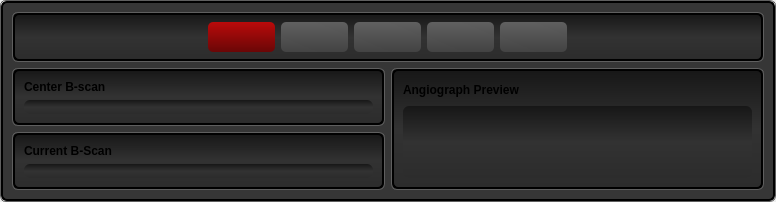
            <widget class="QFrame" name="frame_white_border_01">
             <property name="minimumSize">
              <size>
               <width>400</width>
               <height>0</height>
              </size>
             </property>
             <property name="styleSheet">
              <string notr="true">QFrame {
    border: 1px solid rgb(95, 95, 95);
    border-radius: 6px;
}</string>
             </property>
             <property name="frameShape">
              <enum>QFrame::StyledPanel</enum>
             </property>
             <property name="frameShadow">
              <enum>QFrame::Raised</enum>
             </property>
             <property name="lineWidth">
              <number>1</number>
             </property>
             <layout class="QGridLayout" name="gridLayout_15">
              <property name="margin">
               <number>0</number>
              </property>
              <property name="spacing">
               <number>0</number>
              </property>
              <item row="0" column="0">
               <widget class="QFrame" name="frame_center_nest_4">
                <property name="minimumSize">
                 <size>
                  <width>400</width>
                  <height>0</height>
                 </size>
                </property>
                <property name="styleSheet">
                 <string notr="true">QFrame {
  background: rgb(54, 54, 54);
    border-style: solid;
    border: 2px solid #000000;
    border-radius: 6px;
}</string>
                </property>
                <property name="frameShape">
                 <enum>QFrame::StyledPanel</enum>
                </property>
                <property name="frameShadow">
                 <enum>QFrame::Raised</enum>
                </property>
                <property name="lineWidth">
                 <number>1</number>
                </property>
                <layout class="QGridLayout" name="gridLayout_9">
                 <item row="1" column="0">
                  <widget class="QFrame" name="frame_white_border_4">
                   <property name="minimumSize">
                    <size>
                     <width>200</width>
                     <height>50</height>
                    </size>
                   </property>
                   <property name="maximumSize">
                    <size>
                     <width>500</width>
                     <height>500</height>
                    </size>
                   </property>
                   <property name="styleSheet">
                    <string notr="true">QFrame {
    border: 1px solid rgb(95, 95, 95);
    border-radius: 6px;
}</string>
                   </property>
                   <property name="frameShape">
                    <enum>QFrame::StyledPanel</enum>
                   </property>
                   <property name="frameShadow">
                    <enum>QFrame::Raised</enum>
                   </property>
                   <property name="lineWidth">
                    <number>1</number>
                   </property>
                   <layout class="QGridLayout" name="gridLayout_5" rowstretch="0" columnstretch="0">
                    <property name="sizeConstraint">
                     <enum>QLayout::SetDefaultConstraint</enum>
                    </property>
                    <property name="margin">
                     <number>0</number>
                    </property>
                    <property name="spacing">
                     <number>0</number>
                    </property>
                    <item row="0" column="0">
                     <widget class="QFrame" name="frame_button_bar_7">
                      <property name="minimumSize">
                       <size>
                        <width>0</width>
                        <height>0</height>
                       </size>
                      </property>
                      <property name="maximumSize">
                       <size>
                        <width>16777215</width>
                        <height>16777215</height>
                       </size>
                      </property>
                      <property name="styleSheet">
                       <string notr="true">QFrame {
  background: rgb(29, 29, 29);
    border-style: solid;
    border: 2px solid #000000;
    border-radius: 6px;

background-color: qlineargradient(spread:pad, x1:0, y1:0, x2:0, y2:1, stop:0 rgba(23, 23, 23, 255), stop:0.497561 rgba(50, 50, 50, 255), stop:1 rgba(44, 44, 44, 255));
}</string>
                      </property>
                      <property name="frameShape">
                       <enum>QFrame::StyledPanel</enum>
                      </property>
                      <property name="frameShadow">
                       <enum>QFrame::Raised</enum>
                      </property>
                      <property name="lineWidth">
                       <number>1</number>
                      </property>
                      <layout class="QGridLayout" name="gridLayout">
                       <item row="0" column="0">
                        <widget class="QLabel" name="label_21">
                         <property name="font">
                          <font>
                           <weight>75</weight>
                           <bold>true</bold>
                          </font>
                         </property>
                         <property name="styleSheet">
                          <string notr="true">border: none; background: none;</string>
                         </property>
                         <property name="text">
                          <string>Center B-scan</string>
                         </property>
                        </widget>
                       </item>
                       <item row="1" column="0">
                        <widget class="QLabel" name="label_angio_center_bscan_image">
                         <property name="styleSheet">
                          <string notr="true">border: none;</string>
                         </property>
                         <property name="text">
                          <string/>
                         </property>
                         <property name="pixmap">
                          <pixmap resource="oct_gallery_resources.qrc">:/website/images/oct_gallery/square_cat1_retina36s.jpg</pixmap>
                         </property>
                         <property name="scaledContents">
                          <bool>true</bool>
                         </property>
                        </widget>
                       </item>
                      </layout>
                     </widget>
                    </item>
                   </layout>
                  </widget>
                 </item>
                 <item row="2" column="0">
                  <widget class="QFrame" name="frame_white_border_5">
                   <property name="minimumSize">
                    <size>
                     <width>200</width>
                     <height>50</height>
                    </size>
                   </property>
                   <property name="maximumSize">
                    <size>
                     <width>500</width>
                     <height>500</height>
                    </size>
                   </property>
                   <property name="styleSheet">
                    <string notr="true">QFrame {
    border: 1px solid rgb(95, 95, 95);
    border-radius: 6px;
}</string>
                   </property>
                   <property name="frameShape">
                    <enum>QFrame::StyledPanel</enum>
                   </property>
                   <property name="frameShadow">
                    <enum>QFrame::Raised</enum>
                   </property>
                   <property name="lineWidth">
                    <number>1</number>
                   </property>
                   <layout class="QGridLayout" name="gridLayout_6" rowstretch="0" columnstretch="0">
                    <property name="sizeConstraint">
                     <enum>QLayout::SetDefaultConstraint</enum>
                    </property>
                    <property name="margin">
                     <number>0</number>
                    </property>
                    <property name="spacing">
                     <number>0</number>
                    </property>
                    <item row="0" column="0">
                     <widget class="QFrame" name="frame_button_bar_8">
                      <property name="minimumSize">
                       <size>
                        <width>0</width>
                        <height>0</height>
                       </size>
                      </property>
                      <property name="maximumSize">
                       <size>
                        <width>16777215</width>
                        <height>16777215</height>
                       </size>
                      </property>
                      <property name="styleSheet">
                       <string notr="true">QFrame {
  background: rgb(29, 29, 29);
    border-style: solid;
    border: 2px solid #000000;
    border-radius: 6px;

background-color: qlineargradient(spread:pad, x1:0, y1:0, x2:0, y2:1, stop:0 rgba(23, 23, 23, 255), stop:0.497561 rgba(50, 50, 50, 255), stop:1 rgba(44, 44, 44, 255));
}</string>
                      </property>
                      <property name="frameShape">
                       <enum>QFrame::StyledPanel</enum>
                      </property>
                      <property name="frameShadow">
                       <enum>QFrame::Raised</enum>
                      </property>
                      <property name="lineWidth">
                       <number>1</number>
                      </property>
                      <layout class="QGridLayout" name="gridLayout_2">
                       <item row="0" column="0">
                        <widget class="QLabel" name="label_22">
                         <property name="font">
                          <font>
                           <weight>75</weight>
                           <bold>true</bold>
                          </font>
                         </property>
                         <property name="styleSheet">
                          <string notr="true">border: none; background: none;</string>
                         </property>
                         <property name="text">
                          <string>Current B-Scan</string>
                         </property>
                        </widget>
                       </item>
                       <item row="1" column="0">
                        <widget class="QLabel" name="label_angio_current_bscan_image">
                         <property name="styleSheet">
                          <string notr="true">border: none;</string>
                         </property>
                         <property name="text">
                          <string/>
                         </property>
                         <property name="pixmap">
                          <pixmap resource="oct_gallery_resources.qrc">:/website/images/oct_gallery/square_retina11.jpg</pixmap>
                         </property>
                         <property name="scaledContents">
                          <bool>true</bool>
                         </property>
                        </widget>
                       </item>
                      </layout>
                     </widget>
                    </item>
                   </layout>
                  </widget>
                 </item>
                 <item row="0" column="0" colspan="2">
                  <widget class="QFrame" name="frame_white_border_3">
                   <property name="minimumSize">
                    <size>
                     <width>200</width>
                     <height>50</height>
                    </size>
                   </property>
                   <property name="maximumSize">
                    <size>
                     <width>16777215</width>
                     <height>16777215</height>
                    </size>
                   </property>
                   <property name="styleSheet">
                    <string notr="true">QFrame {
    border: 1px solid rgb(95, 95, 95);
    border-radius: 6px;
}</string>
                   </property>
                   <property name="frameShape">
                    <enum>QFrame::StyledPanel</enum>
                   </property>
                   <property name="frameShadow">
                    <enum>QFrame::Raised</enum>
                   </property>
                   <property name="lineWidth">
                    <number>1</number>
                   </property>
                   <layout class="QGridLayout" name="gridLayout_3" rowstretch="0" columnstretch="0">
                    <property name="sizeConstraint">
                     <enum>QLayout::SetDefaultConstraint</enum>
                    </property>
                    <property name="margin">
                     <number>0</number>
                    </property>
                    <property name="spacing">
                     <number>0</number>
                    </property>
                    <item row="0" column="0">
                     <widget class="QFrame" name="frame_button_bar_5">
                      <property name="minimumSize">
                       <size>
                        <width>0</width>
                        <height>0</height>
                       </size>
                      </property>
                      <property name="maximumSize">
                       <size>
                        <width>16777215</width>
                        <height>16777215</height>
                       </size>
                      </property>
                      <property name="styleSheet">
                       <string notr="true">QFrame {
  background: rgb(29, 29, 29);
    border-style: solid;
    border: 2px solid #000000;
    border-radius: 6px;

background-color: qlineargradient(spread:pad, x1:0, y1:0, x2:0, y2:1, stop:0 rgba(23, 23, 23, 255), stop:0.497561 rgba(50, 50, 50, 255), stop:1 rgba(44, 44, 44, 255));
}</string>
                      </property>
                      <property name="frameShape">
                       <enum>QFrame::StyledPanel</enum>
                      </property>
                      <property name="frameShadow">
                       <enum>QFrame::Raised</enum>
                      </property>
                      <property name="lineWidth">
                       <number>1</number>
                      </property>
                      <layout class="QHBoxLayout" name="horizontalLayout_5">
                       <property name="spacing">
                        <number>0</number>
                       </property>
                       <property name="leftMargin">
                        <number>0</number>
                       </property>
                       <property name="topMargin">
                        <number>4</number>
                       </property>
                       <property name="rightMargin">
                        <number>0</number>
                       </property>
                       <property name="bottomMargin">
                        <number>0</number>
                       </property>
                       <item>
                        <spacer name="horizontalSpacer_8">
                         <property name="orientation">
                          <enum>Qt::Horizontal</enum>
                         </property>
                         <property name="sizeHint" stdset="0">
                          <size>
                           <width>173</width>
                           <height>37</height>
                          </size>
                         </property>
                        </spacer>
                       </item>
                       <item>
                        <widget class="QFrame" name="frame_23">
                         <property name="minimumSize">
                          <size>
                           <width>400</width>
                           <height>0</height>
                          </size>
                         </property>
                         <property name="styleSheet">
                          <string notr="true">border: none; background: none;</string>
                         </property>
                         <property name="frameShape">
                          <enum>QFrame::StyledPanel</enum>
                         </property>
                         <property name="frameShadow">
                          <enum>QFrame::Raised</enum>
                         </property>
                         <widget class="QPushButton" name="pushButton_130">
                          <property name="geometry">
                           <rect>
                            <x>20</x>
                            <y>3</y>
                            <width>67</width>
                            <height>30</height>
                           </rect>
                          </property>
                          <property name="minimumSize">
                           <size>
                            <width>20</width>
                            <height>20</height>
                           </size>
                          </property>
                          <property name="maximumSize">
                           <size>
                            <width>130</width>
                            <height>100</height>
                           </size>
                          </property>
                          <property name="font">
                           <font>
                            <pointsize>10</pointsize>
                            <weight>75</weight>
                            <bold>true</bold>
                           </font>
                          </property>
                          <property name="styleSheet">
                           <string notr="true">QPushButton:hover
{
    border: 1px solid #78879b;
    color: silver;
}

QPushButton {
    /* darker red gradient */
	background-color: qlineargradient(spread:pad, x1:0.512, y1:1, x2:0.512195, y2:0, stop:0 rgba(106, 7, 7, 255), stop:1 rgba(186, 10, 10, 255));
border-radius: 5px;
}</string>
                          </property>
                          <property name="text">
                           <string/>
                          </property>
                          <property name="icon">
                           <iconset resource="grey_icons.qrc">
                            <normaloff>:/greys/images/grey_icons/10pc_gray_pure_right.svg</normaloff>:/greys/images/grey_icons/10pc_gray_pure_right.svg</iconset>
                          </property>
                          <property name="iconSize">
                           <size>
                            <width>14</width>
                            <height>14</height>
                           </size>
                          </property>
                          <property name="shortcut">
                           <string>Backspace</string>
                          </property>
                         </widget>
                         <widget class="QPushButton" name="pushButton_131">
                          <property name="geometry">
                           <rect>
                            <x>239</x>
                            <y>3</y>
                            <width>67</width>
                            <height>30</height>
                           </rect>
                          </property>
                          <property name="minimumSize">
                           <size>
                            <width>20</width>
                            <height>20</height>
                           </size>
                          </property>
                          <property name="maximumSize">
                           <size>
                            <width>130</width>
                            <height>100</height>
                           </size>
                          </property>
                          <property name="font">
                           <font>
                            <pointsize>10</pointsize>
                            <weight>75</weight>
                            <bold>true</bold>
                           </font>
                          </property>
                          <property name="styleSheet">
                           <string notr="true">QPushButton:hover
{
    border: 1px solid #78879b;
    color: silver;
}

QPushButton
{
    border-color: rgb(0,0,0);
}

QPushButton {
background-color: qlineargradient(spread:pad, x1:0.546341, y1:1, x2:0.512195, y2:0, stop:0 rgba(67, 67, 67, 255), stop:1 rgba(96, 96, 96, 255));
border-radius: 5px;
}</string>
                          </property>
                          <property name="text">
                           <string/>
                          </property>
                          <property name="icon">
                           <iconset resource="grey_icons.qrc">
                            <normaloff>:/greys/images/grey_icons/10pc_gray_save.svg</normaloff>:/greys/images/grey_icons/10pc_gray_save.svg</iconset>
                          </property>
                          <property name="iconSize">
                           <size>
                            <width>30</width>
                            <height>30</height>
                           </size>
                          </property>
                         </widget>
                         <widget class="QPushButton" name="pushButton_132">
                          <property name="geometry">
                           <rect>
                            <x>312</x>
                            <y>3</y>
                            <width>67</width>
                            <height>30</height>
                           </rect>
                          </property>
                          <property name="minimumSize">
                           <size>
                            <width>20</width>
                            <height>20</height>
                           </size>
                          </property>
                          <property name="maximumSize">
                           <size>
                            <width>130</width>
                            <height>100</height>
                           </size>
                          </property>
                          <property name="font">
                           <font>
                            <pointsize>10</pointsize>
                            <weight>75</weight>
                            <bold>true</bold>
                           </font>
                          </property>
                          <property name="styleSheet">
                           <string notr="true">QPushButton:hover
{
    border: 1px solid #78879b;
    color: silver;
}

QPushButton
{
    border-color: rgb(0,0,0);
}

QPushButton {
background-color: qlineargradient(spread:pad, x1:0.546341, y1:1, x2:0.512195, y2:0, stop:0 rgba(67, 67, 67, 255), stop:1 rgba(96, 96, 96, 255));
border-radius: 5px;
}</string>
                          </property>
                          <property name="text">
                           <string/>
                          </property>
                          <property name="icon">
                           <iconset resource="grey_icons.qrc">
                            <normaloff>:/greys/images/grey_icons/10pc_gray_record.svg</normaloff>:/greys/images/grey_icons/10pc_gray_record.svg</iconset>
                          </property>
                          <property name="iconSize">
                           <size>
                            <width>28</width>
                            <height>28</height>
                           </size>
                          </property>
                         </widget>
                         <widget class="QPushButton" name="pushButton_133">
                          <property name="geometry">
                           <rect>
                            <x>166</x>
                            <y>3</y>
                            <width>67</width>
                            <height>30</height>
                           </rect>
                          </property>
                          <property name="minimumSize">
                           <size>
                            <width>20</width>
                            <height>20</height>
                           </size>
                          </property>
                          <property name="maximumSize">
                           <size>
                            <width>130</width>
                            <height>100</height>
                           </size>
                          </property>
                          <property name="font">
                           <font>
                            <pointsize>10</pointsize>
                            <weight>75</weight>
                            <bold>true</bold>
                           </font>
                          </property>
                          <property name="styleSheet">
                           <string notr="true">QPushButton:hover
{
    border: 1px solid #78879b;
    color: silver;
}

QPushButton
{
    border-color: rgb(0,0,0);
}

QPushButton {
background-color: qlineargradient(spread:pad, x1:0.546341, y1:1, x2:0.512195, y2:0, stop:0 rgba(67, 67, 67, 255), stop:1 rgba(96, 96, 96, 255));
border-radius: 5px;
}</string>
                          </property>
                          <property name="text">
                           <string/>
                          </property>
                          <property name="icon">
                           <iconset resource="grey_icons.qrc">
                            <normaloff>:/greys/images/grey_icons/10pc_update_background.svg</normaloff>:/greys/images/grey_icons/10pc_update_background.svg</iconset>
                          </property>
                          <property name="iconSize">
                           <size>
                            <width>30</width>
                            <height>30</height>
                           </size>
                          </property>
                         </widget>
                         <widget class="QPushButton" name="pushButton_134">
                          <property name="geometry">
                           <rect>
                            <x>93</x>
                            <y>3</y>
                            <width>67</width>
                            <height>30</height>
                           </rect>
                          </property>
                          <property name="minimumSize">
                           <size>
                            <width>20</width>
                            <height>20</height>
                           </size>
                          </property>
                          <property name="maximumSize">
                           <size>
                            <width>130</width>
                            <height>100</height>
                           </size>
                          </property>
                          <property name="font">
                           <font>
                            <pointsize>10</pointsize>
                            <weight>75</weight>
                            <bold>true</bold>
                           </font>
                          </property>
                          <property name="styleSheet">
                           <string notr="true">QPushButton:hover
{
    border: 1px solid #78879b;
    color: silver;
}

QPushButton
{
    border-color: rgb(0,0,0);
}

QPushButton {
background-color: qlineargradient(spread:pad, x1:0.546341, y1:1, x2:0.512195, y2:0, stop:0 rgba(67, 67, 67, 255), stop:1 rgba(96, 96, 96, 255));
border-radius: 5px;
}</string>
                          </property>
                          <property name="text">
                           <string/>
                          </property>
                          <property name="icon">
                           <iconset resource="grey_icons.qrc">
                            <normaloff>:/greys/images/grey_icons/10pc_gray_pause.svg</normaloff>:/greys/images/grey_icons/10pc_gray_pause.svg</iconset>
                          </property>
                          <property name="iconSize">
                           <size>
                            <width>30</width>
                            <height>30</height>
                           </size>
                          </property>
                         </widget>
                        </widget>
                       </item>
                       <item>
                        <spacer name="horizontalSpacer_9">
                         <property name="orientation">
                          <enum>Qt::Horizontal</enum>
                         </property>
                         <property name="sizeHint" stdset="0">
                          <size>
                           <width>173</width>
                           <height>37</height>
                          </size>
                         </property>
                        </spacer>
                       </item>
                      </layout>
                     </widget>
                    </item>
                   </layout>
                  </widget>
                 </item>
                 <item row="1" column="1" rowspan="2">
                  <widget class="QFrame" name="frame_white_border_6">
                   <property name="minimumSize">
                    <size>
                     <width>200</width>
                     <height>50</height>
                    </size>
                   </property>
                   <property name="maximumSize">
                    <size>
                     <width>16777215</width>
                     <height>16777215</height>
                    </size>
                   </property>
                   <property name="styleSheet">
                    <string notr="true">QFrame {
    border: 1px solid rgb(95, 95, 95);
    border-radius: 6px;
}</string>
                   </property>
                   <property name="frameShape">
                    <enum>QFrame::StyledPanel</enum>
                   </property>
                   <property name="frameShadow">
                    <enum>QFrame::Raised</enum>
                   </property>
                   <property name="lineWidth">
                    <number>1</number>
                   </property>
                   <layout class="QGridLayout" name="gridLayout_7" rowstretch="0" columnstretch="0">
                    <property name="sizeConstraint">
                     <enum>QLayout::SetDefaultConstraint</enum>
                    </property>
                    <property name="margin">
                     <number>0</number>
                    </property>
                    <property name="spacing">
                     <number>0</number>
                    </property>
                    <item row="0" column="0">
                     <widget class="QFrame" name="frame_button_bar_9">
                      <property name="minimumSize">
                       <size>
                        <width>0</width>
                        <height>0</height>
                       </size>
                      </property>
                      <property name="maximumSize">
                       <size>
                        <width>16777215</width>
                        <height>16777215</height>
                       </size>
                      </property>
                      <property name="styleSheet">
                       <string notr="true">QFrame {
  background: rgb(29, 29, 29);
    border-style: solid;
    border: 2px solid #000000;
    border-radius: 6px;

background-color: qlineargradient(spread:pad, x1:0, y1:0, x2:0, y2:1, stop:0 rgba(23, 23, 23, 255), stop:0.497561 rgba(50, 50, 50, 255), stop:1 rgba(44, 44, 44, 255));
}</string>
                      </property>
                      <property name="frameShape">
                       <enum>QFrame::StyledPanel</enum>
                      </property>
                      <property name="frameShadow">
                       <enum>QFrame::Raised</enum>
                      </property>
                      <property name="lineWidth">
                       <number>1</number>
                      </property>
                      <layout class="QGridLayout" name="gridLayout_8">
                       <item row="0" column="0">
                        <widget class="QLabel" name="label_24">
                         <property name="maximumSize">
                          <size>
                           <width>16777215</width>
                           <height>20</height>
                          </size>
                         </property>
                         <property name="font">
                          <font>
                           <weight>75</weight>
                           <bold>true</bold>
                          </font>
                         </property>
                         <property name="styleSheet">
                          <string notr="true">border: none; background: none;</string>
                         </property>
                         <property name="text">
                          <string>Angiograph Preview</string>
                         </property>
                        </widget>
                       </item>
                       <item row="1" column="0">
                        <widget class="QLabel" name="label_angio_preview_image">
                         <property name="styleSheet">
                          <string notr="true">border: none;</string>
                         </property>
                         <property name="text">
                          <string/>
                         </property>
                         <property name="pixmap">
                          <pixmap resource="oct_gallery_resources.qrc">:/website/images/oct_gallery/retina_angiograph_03.jpg</pixmap>
                         </property>
                         <property name="scaledContents">
                          <bool>true</bool>
                         </property>
                        </widget>
                       </item>
                      </layout>
                     </widget>
                    </item>
                   </layout>
                  </widget>
                 </item>
                </layout>
                <zorder>frame_white_border_3</zorder>
                <zorder>frame_white_border_4</zorder>
                <zorder>frame_white_border_5</zorder>
                <zorder>frame_white_border_6</zorder>
               </widget>
              </item>
             </layout>
            </widget>
